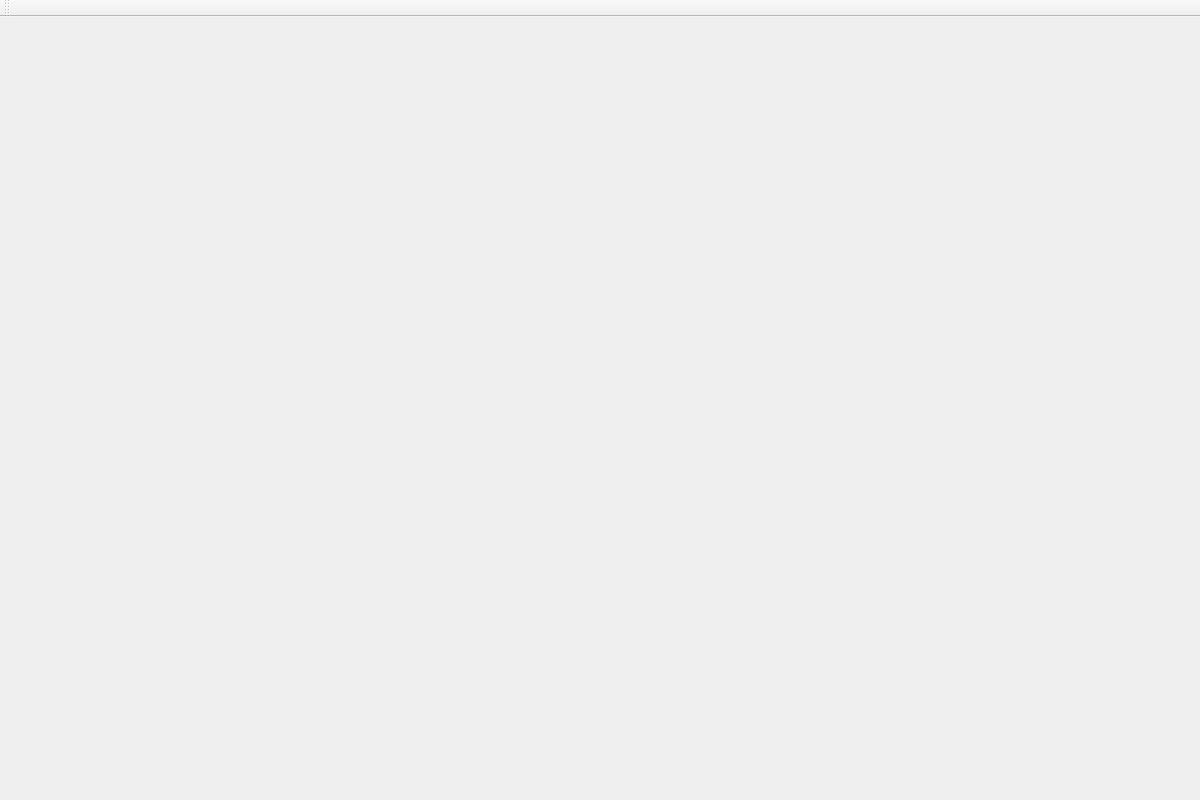
<?xml version="1.0" encoding="UTF-8"?>
<ui version="4.0">
 <class>MainWindow</class>
 <widget class="QMainWindow" name="MainWindow">
  <property name="geometry">
   <rect>
    <x>0</x>
    <y>0</y>
    <width>1200</width>
    <height>800</height>
   </rect>
  </property>
  <property name="windowTitle">
   <string>Mesh_Computational_Geometry</string>
  </property>
  <widget class="QWidget" name="centralWidget">
   <property name="sizePolicy">
    <sizepolicy hsizetype="Expanding" vsizetype="Preferred">
     <horstretch>0</horstretch>
     <verstretch>0</verstretch>
    </sizepolicy>
   </property>
   <property name="layoutDirection">
    <enum>Qt::RightToLeft</enum>
   </property>
   <widget class="GLDisplayWidget" name="widget" native="true">
    <property name="geometry">
     <rect>
      <x>120</x>
      <y>10</y>
      <width>1061</width>
      <height>761</height>
     </rect>
    </property>
   </widget>
  </widget>
  <widget class="QToolBar" name="mainToolBar">
   <attribute name="toolBarArea">
    <enum>TopToolBarArea</enum>
   </attribute>
   <attribute name="toolBarBreak">
    <bool>false</bool>
   </attribute>
  </widget>
 </widget>
 <layoutdefault spacing="6" margin="11"/>
 <customwidgets>
  <customwidget>
   <class>GLDisplayWidget</class>
   <extends>QWidget</extends>
   <header>gldisplaywidget.h</header>
   <container>1</container>
  </customwidget>
 </customwidgets>
 <resources/>
 <connections/>
 <slots>
  <signal>signal1()</signal>
  <slot>slot1()</slot>
 </slots>
</ui>
